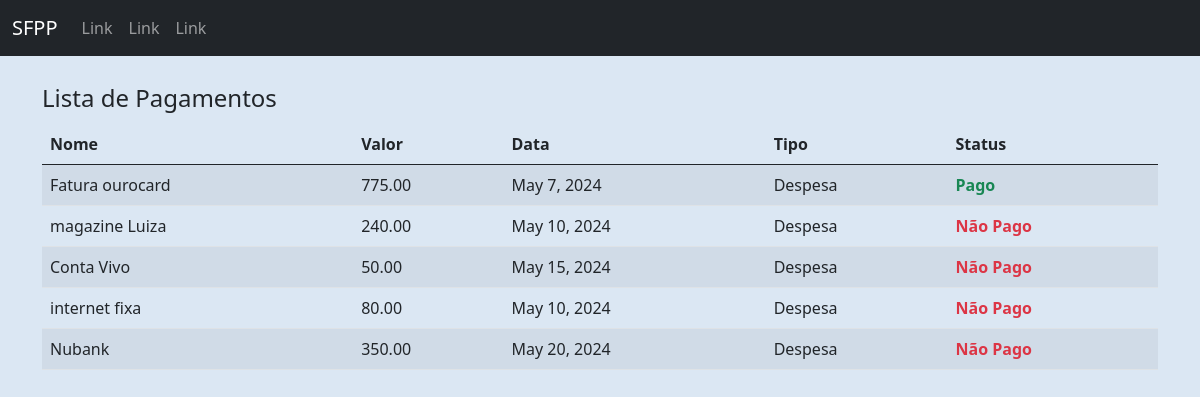
/gerenciar/pagamentos/listar, run on the app's committed database.
### sfpps/models.py (models this page shows, shortened)
class Pagamento(models.Model):
    nome_pag=models.CharField(max_length=100,verbose_name="descricao")
    descr_pag=models.TextField(verbose_name="Observação", blank=True,null=True)
    valor_total=models.fields.DecimalField(max_digits=10,decimal_places=2,verbose_name="Valor total",help_text="Valor total associado")
    Data_pag=models.fields.DateField(verbose_name="Data Pagamento",help_text="Data de vencimento ou pagamento")
    tipo=models.ForeignKey(Tipo,on_delete=models.CASCADE)
    pago=models.fields.BooleanField(default=False)

class Tipo(models.Model):
    tipo=models.fields.CharField(max_length=50)
    def __str__(self):
        return self.tipo

### sfpps/views.py (the view)
# urls.py: path('gerenciar/pagamentos/listar',view=ListarPagamentosView.as_view(),name='listar_pagamentos')
class ListarPagamentosView(View):
     template_name='pagamentos/listar_pagamentos.html'
     def get(self, request):
        pagamentos= Pagamento.objects.get_queryset()
        return render(request,self.template_name,{'pagamentos':pagamentos})

### templates/pagamentos/listar_pagamentos.html
{% extends "base.html" %}
{% load bootstrap %}
{% block content %}
<div>
    <div>
       <div>
           <table class="table table-striped">
             <legend> Lista de Pagamentos</legend>
              <thead>
                <tr>
                    <th>Nome</th>
                    <th>Valor</th>
                    <th>Data </th>
                    <th>Tipo</th>
                    <th>Status</th>
                </tr>
              </thead>
              <tbody>
              <tr>
                {% for pag in pagamentos %}
                <td> {{pag.nome_pag}}</td>
                <td>{{pag.valor_total}}</td>
                <td>{{pag.Data_pag}}</td>
                <td>{{pag.tipo}}</td>
                <td>{% if pag.pago %}
                    <strong class="text-success">Pago</strong>
                </td>
                    {% else %}
                    <strong class="text-danger">Não Pago</strong>
                </td>
                {% endif %}
              </tr>
              {% endfor %}
            </tbody>
           </table>
       </div>
    </div>
  </div>
{% endblock  %}

### templates/base.html (shortened to what this page needs)
<!DOCTYPE html>
<html>
<head>
    <link rel="stylesheet" href="https://cdn.jsdelivr.net/npm/bootstrap-icons@1.11.3/font/bootstrap-icons.min.css">
    <link href="https://cdn.jsdelivr.net/npm/bootstrap@5.0.2/dist/css/bootstrap.min.css" rel="stylesheet">
</head>
<body style="background-color: #dbe7f3;">
    {% include "navbar.html" %}
    <div class="container mt-4 ">
       {% block content %}
       {% endblock %}
    </div>
</body>
</html>

### templates/navbar.html (shortened to what this page needs)
<nav class="navbar navbar-expand-sm bg-dark navbar-dark">
    <div class="container-fluid">
      <a class="navbar-brand" href="#">SFPP</a>
      <div class="collapse navbar-collapse" id="collapsibleNavbar">
        <ul class="navbar-nav">
          <li class="nav-item">
            <a class="nav-link" href="#">Link</a>
          </li>
          <li class="nav-item">
            <a class="nav-link" href="#">Link</a>
          </li>
          <li class="nav-item">
            <a class="nav-link" href="#">Link</a>
          </li>
        </ul>
      </div>
    </div>
  </nav>

### data on the page
Pagamento: nome_pag "Fatura ourocard", valor_total "775.00", Data_pag "May 7, 2024", tipo "Despesa", pago "Pago"
Pagamento: nome_pag "magazine Luiza", valor_total "240.00", Data_pag "May 10, 2024", tipo "Despesa", pago "Não Pago"
Pagamento: nome_pag "Conta Vivo", valor_total "50.00", Data_pag "May 15, 2024", tipo "Despesa", pago "Não Pago"
Pagamento: nome_pag "internet fixa", valor_total "80.00", Data_pag "May 10, 2024", tipo "Despesa", pago "Não Pago"
Pagamento: nome_pag "Nubank", valor_total "350.00", Data_pag "May 20, 2024", tipo "Despesa", pago "Não Pago"
